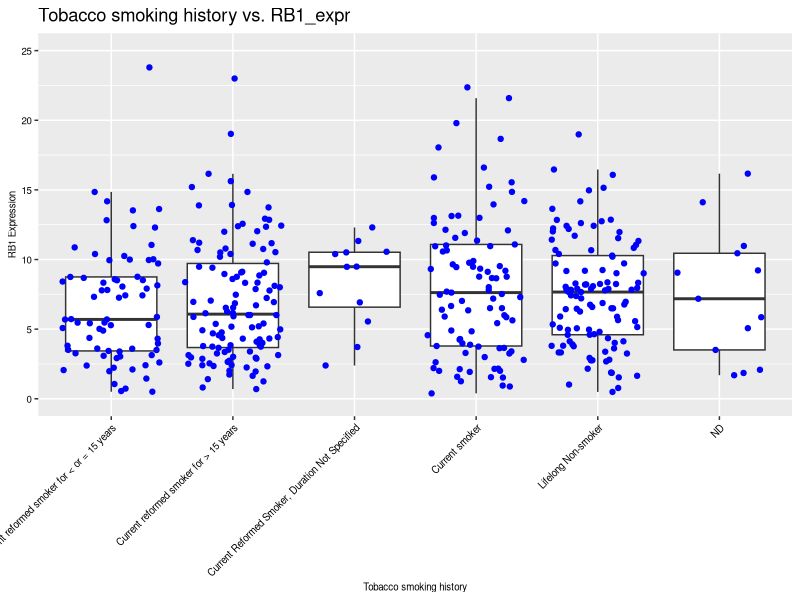
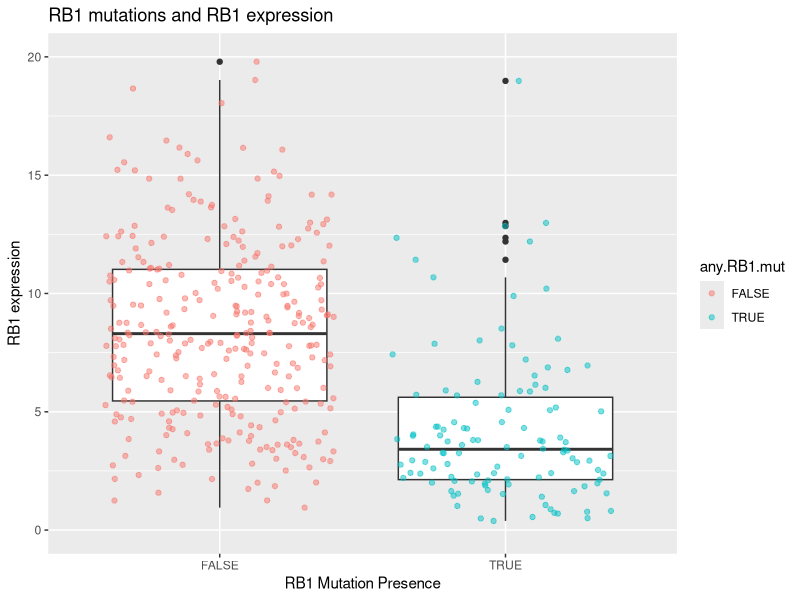
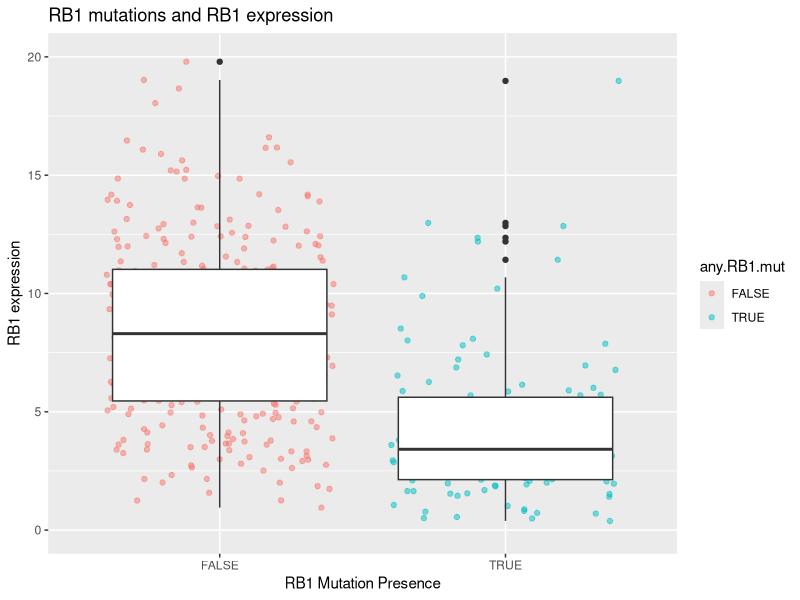
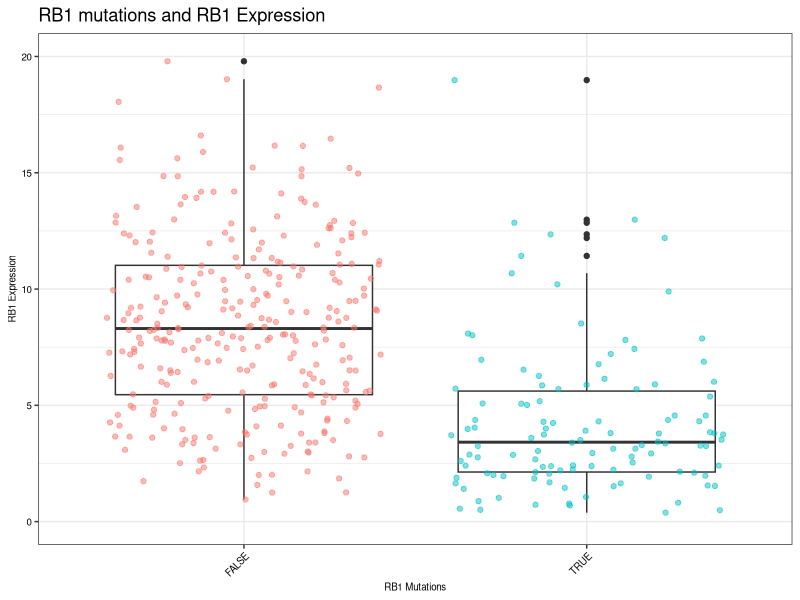
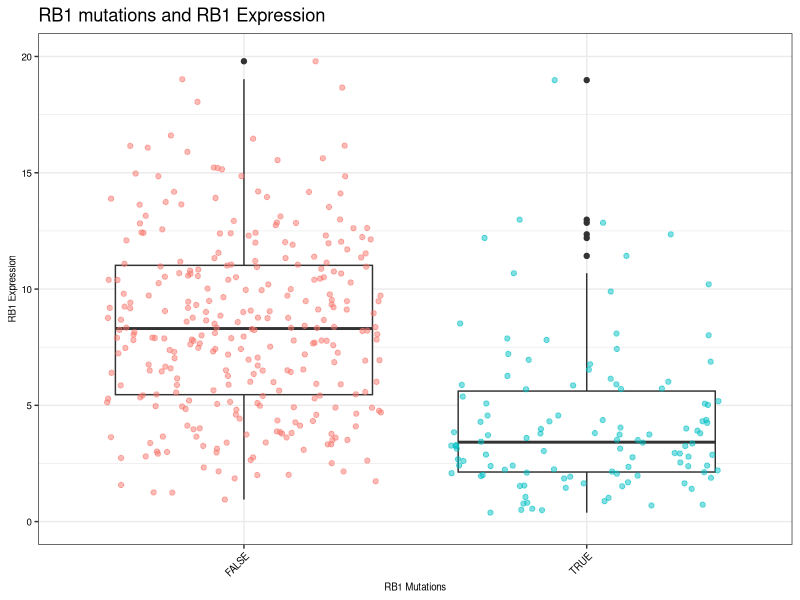
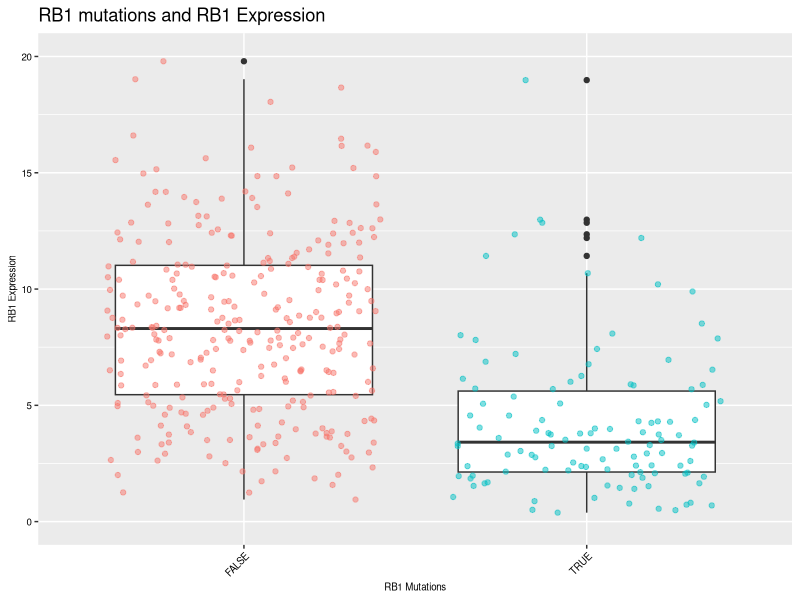
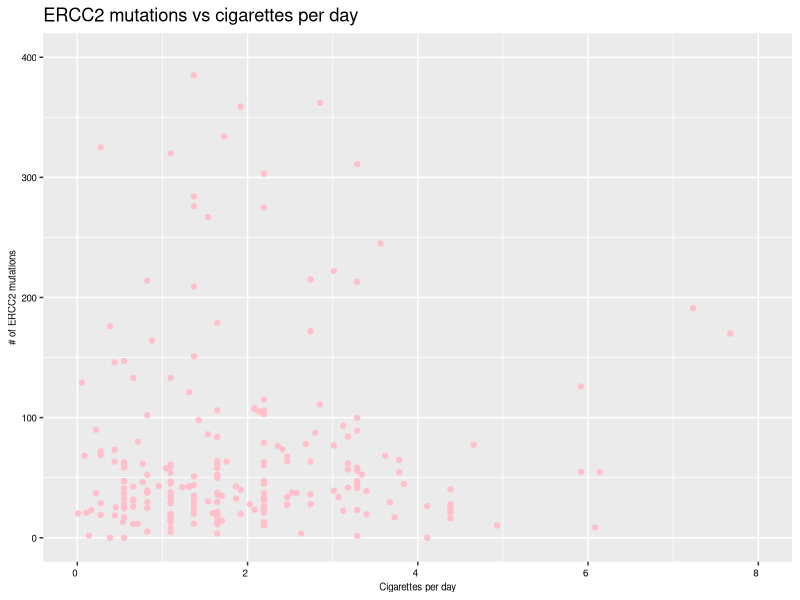
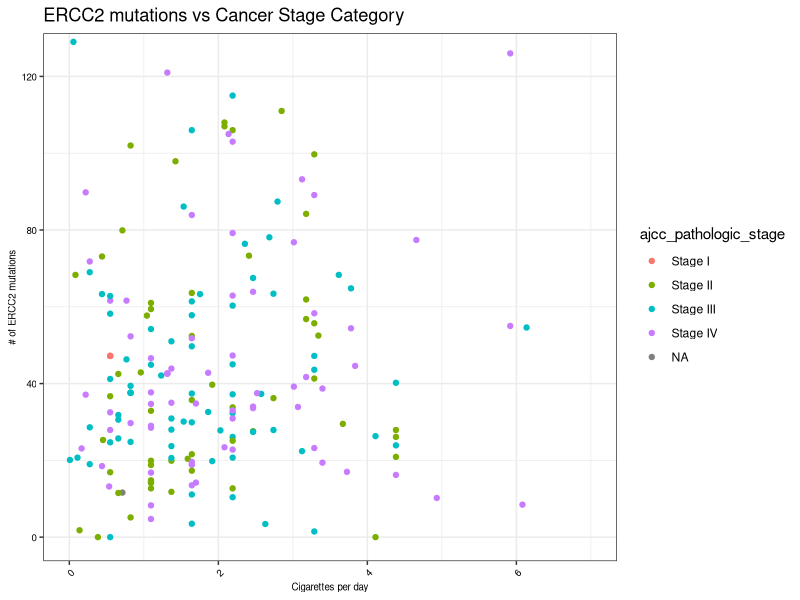

Here is the R script that generated these plots, in order:
## ---- chunk 1
# install.packages("tidyverse")
library(tidyverse) ## if this isn't working, be sure to run the above (uncomment first)
## ---- chunk 2
clinical <- read_csv("data/clinical.csv")
RB1_clinical <- clinical %>%
  select(tissue_or_organ_of_origin:total.number.Indels, contains("RB1")) %>%
  filter(sample_type == "Primary Tumor") %>%
  mutate(across(c(focal.deletion.in.RB1,mutation.in.RB1), #find cols that contain "RB1"
                ~replace_na(., "NaN"))) %>%  #replace the NAs with strings
  mutate(any.RB1.mut = focal.deletion.in.RB1 == "Del" |
           focal.deletion.in.RB1 == "Loss" |
           mutation.in.RB1 == "yes"
  ) %>%
  mutate(RB1_expr = as.numeric(RB1_expr)) #make sure expression is numeric just in case
## ---- chunk 3
#example with Tobacco.smoking.hustory and RB1_expr
A_boxplot <- ggplot(data = RB1_clinical,
       aes(x = Tobacco.smoking.history,
           y = RB1_expr)) + 
  geom_boxplot(outlier.shape = NA) +
  coord_cartesian(ylim = c(0, 25)) +
  geom_jitter(color = "blue") +
  theme_grey()+
    theme(axis.text.y = element_text(color = "black", size = 7),
        axis.text.x = element_text(size = 7, color = "black", angle = 45, hjust = 1),
        axis.title.y = element_text(color = "black", size = 7),
        axis.title.x = element_text(color = "black", size = 7),
        legend.position = "none") +
  labs(title = "Tobacco smoking history vs. RB1_expr",
       x = "Tobacco smoking history",
       y = "RB1 Expression")
A_boxplot

ggsave(filename = "plots/smoking_history_vs_RB1_Expr.pdf",
       plot = A_boxplot,
       width = 6, 
       height = 12) 
## ---- chunk 4
# install.packages("tidyverse")
library(tidyverse) ## if this isn't working, be sure to run the above (uncomment first)

# Load the data
clinical <- read.csv("data/clinical.csv")
## ---- chunk 5
any_RB1_mut <- ggplot(data = RB1_clinical, aes(x = any.RB1.mut, y = RB1_expr)) +
  geom_boxplot() +
  coord_cartesian(ylim = c(0, 20)) +
  geom_jitter(aes(color = any.RB1.mut), alpha = 0.5) +
  labs(title = "RB1 mutations and RB1 expression",
       x = "RB1 Mutation Presence",
       y = "RB1 expression")

any_RB1_mut


## ---- chunk 6
any_RB1_mut <- ggplot(data = RB1_clinical, aes(x = any.RB1.mut, y = RB1_expr)) +
  geom_jitter(aes(color = any.RB1.mut), alpha = 0.5) +
  geom_boxplot() +
  coord_cartesian(ylim = c(0, 20)) +
  labs(title = "RB1 mutations and RB1 expression",
       x = "RB1 Mutation Presence",
       y = "RB1 expression")

any_RB1_mut

## ---- chunk 7

any_RB1_mut <- ggplot(data = RB1_clinical, aes(x=any.RB1.mut, y=RB1_expr)) +
  geom_boxplot()+
  coord_cartesian(ylim=c(0,20)) +
  geom_jitter(aes(color = any.RB1.mut), alpha = 0.5) +
  theme_bw() +
  theme(axis.text.y = element_text(color = "black", size = 7),
        axis.text.x = element_text(size = 7, color = "black", angle = 45, hjust = 1),
        axis.title.y = element_text(color = "black", size = 7),
        axis.title.x = element_text(color = "black", size = 7),
        legend.position = "none") +
  labs(title = "RB1 mutations and RB1 Expression",
       x = "RB1 Mutations",
       y = "RB1 Expression")


any_RB1_mut


## ---- chunk 8

any_RB1_mut <- ggplot(data = RB1_clinical, aes(x=any.RB1.mut, y=RB1_expr)) +
  geom_boxplot()+
  coord_cartesian(ylim=c(0,20)) +
  geom_jitter(aes(color = any.RB1.mut), alpha = 0.5) +
  labs(title = "RB1 mutations and RB1 Expression",
       x = "RB1 Mutations",
       y = "RB1 Expression")+
  theme_bw() +
  theme(axis.text.y = element_text(color = "black", size = 7),
        axis.text.x = element_text(size = 7, color = "black", angle = 45, hjust = 1),
        axis.title.y = element_text(color = "black", size = 7),
        axis.title.x = element_text(color = "black", size = 7),
        legend.position = "none") 


any_RB1_mut


## ---- chunk 9

any_RB1_mut <- ggplot(data = RB1_clinical, aes(x=any.RB1.mut, y=RB1_expr)) +
  geom_boxplot()+
  coord_cartesian(ylim=c(0,20)) +
  geom_jitter(aes(color = any.RB1.mut), alpha = 0.5) +
  theme_grey() +
  theme(axis.text.y = element_text(color = "black", size = 7),
        axis.text.x = element_text(size = 7, color = "black", angle = 45, hjust = 1),
        axis.title.y = element_text(color = "black", size = 7),
        axis.title.x = element_text(color = "black", size = 7),
        legend.position = "none") +
  labs(title = "RB1 mutations and RB1 Expression",
       x = "RB1 Mutations",
       y = "RB1 Expression")

any_RB1_mut

#the default if theme_grey!

## ---- chunk 10

#example for cigarettes_per_day 
d_plot <- clinical %>% 
  select(barcode,ajcc_pathologic_stage, cigarettes_per_day, count.ERCC2.signature.mutations) %>% 
  filter(!is.na(count.ERCC2.signature.mutations)) 
 

scatter_1<- ggplot(data = d_plot,
                   aes(x = cigarettes_per_day,
                       y = count.ERCC2.signature.mutations,
                       fill = cigarettes_per_day)) + 
  geom_point(color = "pink") +
  coord_cartesian(ylim = c(0, 400), xlim=c(0,8)) +
  theme_grey() +
  theme(axis.text.y = element_text(color = "black", size = 7),
        axis.text.x = element_text(size = 7, color = "black", hjust = 1),
        axis.title.y = element_text(color = "black", size = 7),
        axis.title.x = element_text(color = "black", size = 7),
        legend.position = "none") +
  labs(title = "ERCC2 mutations vs cigarettes per day",
       x = "Cigarettes per day",
       y = "# of ERCC2 mutations")

scatter_1

## ---- chunk 11
stage_ERCC2 <- ggplot(data = d_plot,
                      aes(x = cigarettes_per_day,
                          y = count.ERCC2.signature.mutations,
                          fill = ajcc_pathologic_stage)) + 
  geom_point(aes(color = ajcc_pathologic_stage)) +
  coord_cartesian(ylim = c(0, 125), xlim = c(0,7)) +
  theme_bw() +
  theme(axis.text.y = element_text(color = "black", size = 7),
        axis.text.x = element_text(size = 7, color = "black", angle = 45, hjust = 1),
        axis.title.y = element_text(color = "black", size = 7),
        axis.title.x = element_text(color = "black", size = 7))+
  labs(title = "ERCC2 mutations vs Cancer Stage Category",
       x = "Cigarettes per day",
       y = "# of ERCC2 mutations")
stage_ERCC2
## ---- chunk 12
#an example with total.number.Indels and year of birth 

my_plot <- ggplot( data = clinical, 
                   aes(x= year_of_birth, 
                       y= total.number.Indels)) +
  geom_point(color =  "#d8c0e4" ) +
  coord_cartesian(ylim = c(0,30)) +
  theme_grey()+
    theme(axis.text.y = element_text(color = "black", size = 10),
        axis.text.x = element_text(size = 8, color = "black"),
        axis.title.y = element_text(color = "black", size = 8),
        axis.title.x = element_text(color = "black", size = 8),
        legend.position = "none") +
    labs(title = "Total Number of Indels by Year of Birth",
         x = "Year of Birth",
         y = "Total Number of Indels")
           
my_plot


#same plot colored by cancer stage

my_plot <- ggplot( data = clinical, 
                   aes(x= year_of_birth, 
                       y= total.number.Indels)) +
  geom_point(aes(color = ajcc_pathologic_stage) ) +
  coord_cartesian(ylim = c(0,30)) +
  theme_grey()+
    theme(axis.text.y = element_text(color = "black", size = 10),
        axis.text.x = element_text(size = 8, color = "black"),
        axis.title.y = element_text(color = "black", size = 8),
        axis.title.x = element_text(color = "black", size = 8) )+
    labs(title = "Total Number of Indels by Year of Birth",
         x = "Year of Birth",
         y = "Total Number of Indels")
           
my_plot

## ---- chunk 13
ggsave(filename = "plots/Your_Name_Here.pdf",
       plot = my_plot,
       width = 6, 
       height =12) 
